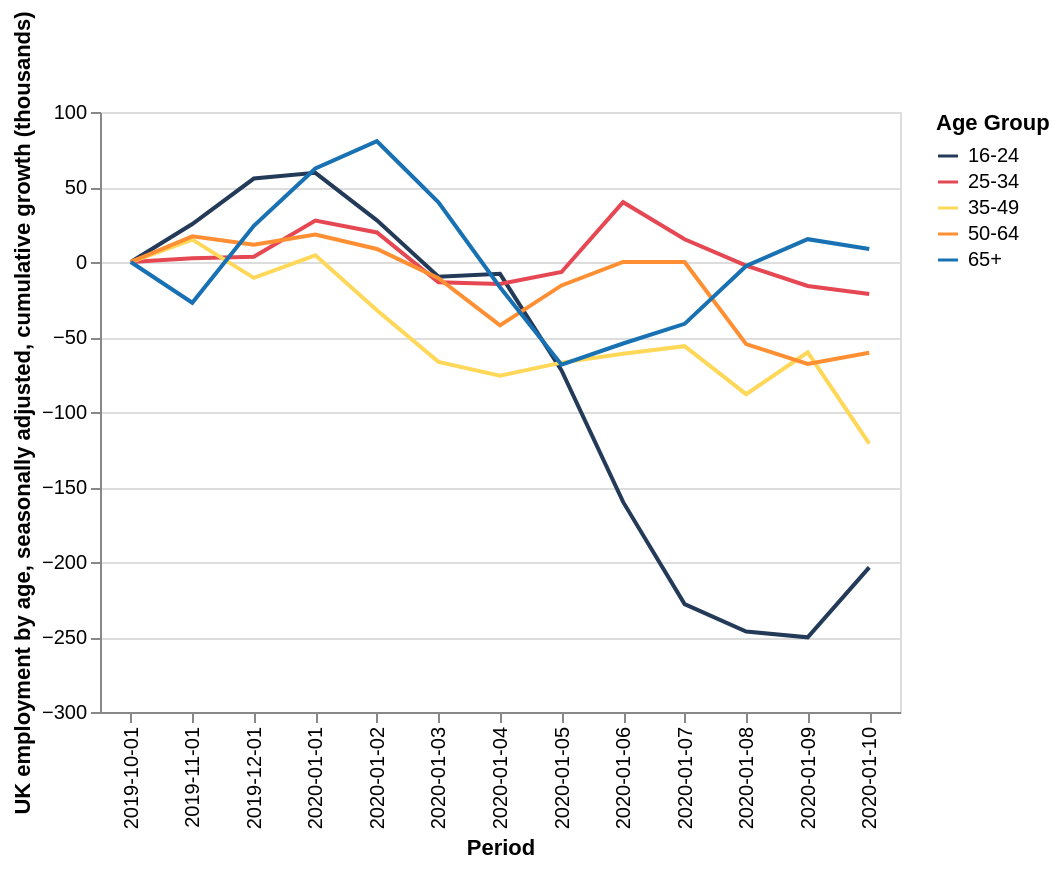

Write the Vega-Lite specification saved for this chart.
### Vega-Lite specification from a JSON file in a GitHub repository (floating-point values rounded to 4 significant figures)
{"$schema": "https://vega.github.io/schema/vega-lite/v5.json", "height": 300, "width": 400, "description": "NUmber employed by age group", "data": {"values": [{"Age Group": "16-24 ", "Period": "2019-10-01", "Number employed (thousands)": "0"}, {"Age Group": "16-24 ", "Period": "2019-11-01", "Number employed (thousands)": "25.339"}, {"Age Group": "16-24 ", "Period": "2019-12-01", "Number employed (thousands)": "55.634"}, {"Age Group": "16-24 ", "Period": "2020-01-01", "Number employed (thousands)": "59.418"}, {"Age Group": "16-24 ", "Period": "2020-01-02", "Number employed (thousands)": "27.741"}, {"Age Group": "16-24 ", "Period": "2020-01-03", "Number employed (thousands)": "-9.836"}, {"Age Group": "16-24 ", "Period": "2020-01-04", "Number employed (thousands)": "-7.901"}, {"Age Group": "16-24 ", "Period": "2020-01-05", "Number employed (thousands)": "-72.293"}, {"Age Group": "16-24 ", "Period": "2020-01-06", "Number employed (thousands)": "-159.94"}, {"Age Group": "16-24 ", "Period": "2020-01-07", "Number employed (thousands)": "-228.073"}, {"Age Group": "16-24 ", "Period": "2020-01-08", "Number employed (thousands)": "-246.402"}, {"Age Group": "16-24 ", "Period": "2020-01-09", "Number employed (thousands)": "-250.241"}, {"Age Group": "16-24 ", "Period": "2020-01-10", "Number employed (thousands)": "-203.585"}, {"Age Group": "25-34", "Period": "2019-10-01", "Number employed (thousands)": "0"}, {"Age Group": "25-34", "Period": "2019-11-01", "Number employed (thousands)": "2.421"}, {"Age Group": "25-34", "Period": "2019-12-01", "Number employed (thousands)": "3.47"}, {"Age Group": "25-34", "Period": "2020-01-01", "Number employed (thousands)": "27.629"}, {"Age Group": "25-34", "Period": "2020-01-02", "Number employed (thousands)": "19.711"}, {"Age Group": "25-34", "Period": "2020-01-03", "Number employed (thousands)": "-13.475"}, {"Age Group": "25-34", "Period": "2020-01-04", "Number employed (thousands)": "-14.585"}, {"Age Group": "25-34", "Period": "2020-01-05", "Number employed (thousands)": "-6.67"}, {"Age Group": "25-34", "Period": "2020-01-06", "Number employed (thousands)": "39.872"}, {"Age Group": "25-34", "Period": "2020-01-07", "Number employed (thousands)": "15.121"}, {"Age Group": "25-34", "Period": "2020-01-08", "Number employed (thousands)": "-2.394"}, {"Age Group": "25-34", "Period": "2020-01-09", "Number employed (thousands)": "-15.987"}, {"Age Group": "25-34", "Period": "2020-01-10", "Number employed (thousands)": "-21.32"}, {"Age Group": "35-49", "Period": "2019-10-01", "Number employed (thousands)": "0"}, {"Age Group": "35-49", "Period": "2019-11-01", "Number employed (thousands)": "14.928"}, {"Age Group": "35-49", "Period": "2019-12-01", "Number employed (thousands)": "-10.586"}, {"Age Group": "35-49", "Period": "2020-01-01", "Number employed (thousands)": "4.438"}, {"Age Group": "35-49", "Period": "2020-01-02", "Number employed (thousands)": "-32.208"}, {"Age Group": "35-49", "Period": "2020-01-03", "Number employed (thousands)": "-66.589"}, {"Age Group": "35-49", "Period": "2020-01-04", "Number employed (thousands)": "-75.834"}, {"Age Group": "35-49", "Period": "2020-01-05", "Number employed (thousands)": "-67.088"}, {"Age Group": "35-49", "Period": "2020-01-06", "Number employed (thousands)": "-61.205"}, {"Age Group": "35-49", "Period": "2020-01-07", "Number employed (thousands)": "-56.107"}, {"Age Group": "35-49", "Period": "2020-01-08", "Number employed (thousands)": "-88.133"}, {"Age Group": "35-49", "Period": "2020-01-09", "Number employed (thousands)": "-60.216"}, {"Age Group": "35-49", "Period": "2020-01-10", "Number employed (thousands)": "-121.138"}, {"Age Group": "50-64", "Period": "2019-10-01", "Number employed (thousands)": "0"}, {"Age Group": "50-64", "Period": "2019-11-01", "Number employed (thousands)": "17.096"}, {"Age Group": "50-64", "Period": "2019-12-01", "Number employed (thousands)": "11.443"}, {"Age Group": "50-64", "Period": "2020-01-01", "Number employed (thousands)": "18.291"}, {"Age Group": "50-64", "Period": "2020-01-02", "Number employed (thousands)": "8.663"}, {"Age Group": "50-64", "Period": "2020-01-03", "Number employed (thousands)": "-10.837"}, {"Age Group": "50-64", "Period": "2020-01-04", "Number employed (thousands)": "-42.216"}, {"Age Group": "50-64", "Period": "2020-01-05", "Number employed (thousands)": "-15.631"}, {"Age Group": "50-64", "Period": "2020-01-06", "Number employed (thousands)": "0.08"}, {"Age Group": "50-64", "Period": "2020-01-07", "Number employed (thousands)": "-0.063"}, {"Age Group": "50-64", "Period": "2020-01-08", "Number employed (thousands)": "-54.726"}, {"Age Group": "50-64", "Period": "2020-01-09", "Number employed (thousands)": "-67.987"}, {"Age Group": "50-64", "Period": "2020-01-10", "Number employed (thousands)": "-60.56"}, {"Age Group": "65+ ", "Period": "2019-10-01", "Number employed (thousands)": "0"}, {"Age Group": "65+ ", "Period": "2019-11-01", "Number employed (thousands)": "-27.137"}, {"Age Group": "65+ ", "Period": "2019-12-01", "Number employed (thousands)": "24.093"}, {"Age Group": "65+ ", "Period": "2020-01-01", "Number employed (thousands)": "62.31"}, {"Age Group": "65+ ", "Period": "2020-01-02", "Number employed (thousands)": "80.5"}, {"Age Group": "65+ ", "Period": "2020-01-03", "Number employed (thousands)": "39.835"}, {"Age Group": "65+ ", "Period": "2020-01-04", "Number employed (thousands)": "-16.838"}, {"Age Group": "65+ ", "Period": "2020-01-05", "Number employed (thousands)": "-68.47"}, {"Age Group": "65+ ", "Period": "2020-01-06", "Number employed (thousands)": "-54.338"}, {"Age Group": "65+ ", "Period": "2020-01-07", "Number employed (thousands)": "-41.236"}, {"Age Group": "65+ ", "Period": "2020-01-08", "Number employed (thousands)": "-2.613"}, {"Age Group": "65+ ", "Period": "2020-01-09", "Number employed (thousands)": "15.222"}, {"Age Group": "65+ ", "Period": "2020-01-10", "Number employed (thousands)": "8.685"}]}, "mark": "line", "encoding": {"x": {"field": "Period", "type": "nominal"}, "y": {"field": "Number employed (thousands)", "type": "quantitative", "title": "UK employment by age, seasonally adjusted, cumulative growth (thousands)"}, "color": {"field": "Age Group", "type": "nominal", "scale": {"range": ["#233a58", "#e54753", "#FFD859", "#ff8f32", "#1771b2"]}}}}
